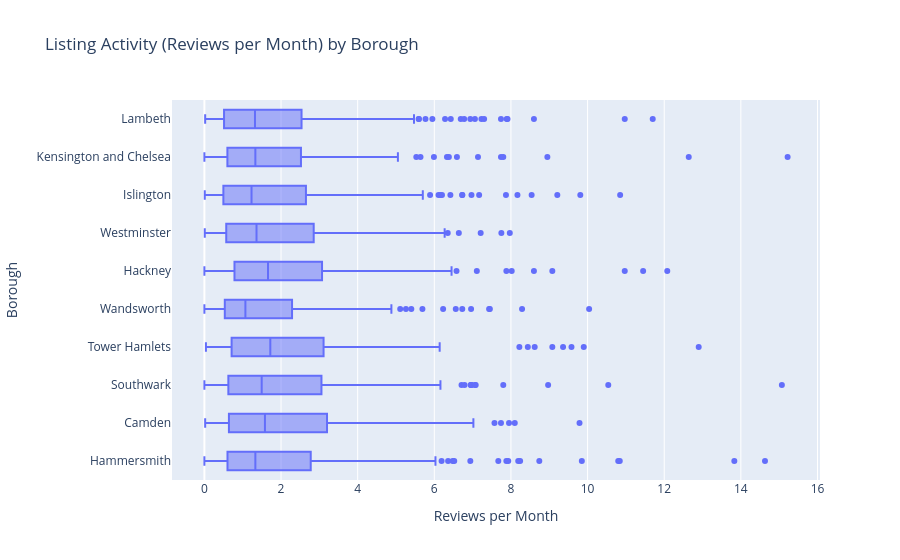

Notebook code cell kept with this figure:
### Code cell
# Task 2
# YOUR CODE HERE
# Task 2

# Remove missing values
df_reviews = df_cap.dropna(subset=['reviews_per_month'])

# Optional: limit to top boroughs (cleaner plot)
top_boroughs = df_reviews['neighbourhood'].value_counts().head(10).index
df_reviews = df_reviews[df_reviews['neighbourhood'].isin(top_boroughs)]

# Create horizontal box plot
fig = px.box(
    df_reviews,
    x='reviews_per_month',
    y='neighbourhood',
    orientation='h',
    title='Listing Activity (Reviews per Month) by Borough'
)

# Labels
fig.update_layout(
    xaxis_title='Reviews per Month',
    yaxis_title='Borough'
)

fig.show()

### Figure 1 — Plotly figure (JSON) as saved in the notebook; plotly's stock layout.template omitted (floating-point values rounded to 4 significant figures; data arrays with more than 128 entries replaced by an {"elided": "..."} marker saying what was removed)
{"data": [{"alignmentgroup": "True", "hovertemplate": "reviews_per_month=%{x}<br>neighbourhood=%{y}<extra></extra>", "legendgroup": "", "marker": {"color": "#636efa"}, "name": "", "notched": false, "offsetgroup": "", "orientation": "h", "showlegend": false, "type": "box", "x": {"elided": "2375 float values"}, "x0": " ", "xaxis": "x", "y": {"elided": "2375 str values"}, "y0": " ", "yaxis": "y"}], "layout": {"boxmode": "group", "legend": {"tracegroupgap": 0}, "title": {"text": "Listing Activity (Reviews per Month) by Borough"}, "xaxis": {"anchor": "y", "domain": [0, 1], "title": {"text": "Reviews per Month"}}, "yaxis": {"anchor": "x", "domain": [0, 1], "title": {"text": "Borough"}}}}
